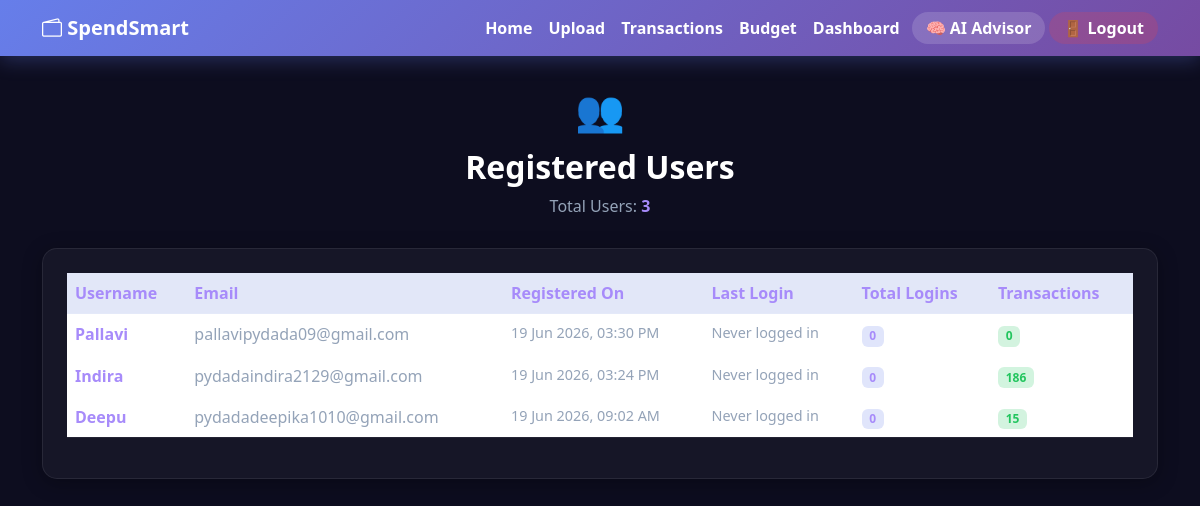
The app's page /admin (signed in) with its own data.
### models.py (models this page shows)
class User(db.Model):
    id = db.Column(db.Integer, primary_key=True)
    username = db.Column(db.String(50), unique=True, nullable=False)
    password = db.Column(db.String(200), nullable=False)
    email = db.Column(db.String(100), unique=True, nullable=False)
    created_at = db.Column(db.DateTime, default=datetime.utcnow)
    last_login = db.Column(db.DateTime, nullable=True)
    login_count = db.Column(db.Integer, default=0)

### app.py (the view)
@app.route('/admin')
@login_required
def admin():
    users = User.query.order_by(User.created_at.desc()).all()
    user_data = []
    for u in users:
        txn_count = Transaction.query.filter_by(user_id=u.id).count()
        user_data.append({
            'username': u.username,
            'email': u.email,
            'created_at': u.created_at.strftime('%d %b %Y, %I:%M %p') if u.created_at else 'N/A',
            'last_login': u.last_login.strftime('%d %b %Y, %I:%M %p') if u.last_login else 'Never logged in',
            'login_count': u.login_count or 0,
            'txn_count': txn_count
        })
    return render_template('admin.html', users=user_data, total_users=len(users))

### app.py (called while the page is built)
def login_required(f):
    @wraps(f)
    def decorated(*args, **kwargs):
        if 'user_id' not in session:
            return redirect(url_for('login'))
        return f(*args, **kwargs)
    return decorated

### templates/admin.html (shortened to what this page needs)
{% extends 'base.html' %}
{% block content %}
<div class="row mt-4 mb-5">
  <div class="col-12">
    <div style="text-align:center; margin-bottom:30px;">
      <div style="font-size:2.5rem; margin-bottom:8px;">👥</div>
      <h2 style="font-weight:800; color:#fff;">Registered Users</h2>
      <p style="color:#94a3b8;">Total Users: <strong style="color:#a78bfa;">{{ total_users }}</strong></p>
    </div>
    <div class="card p-4" style="border-radius:15px;">
      <div class="table-responsive">
        <table class="table table-hover">
          <thead style="background:#f8f9fa;">
            <tr>
              <th>Username</th>
              <th>Email</th>
              <th>Registered On</th>
              <th>Last Login</th>
              <th>Total Logins</th>
              <th>Transactions</th>
            </tr>
          </thead>
          <tbody>
            {% for u in users %}
            <tr>
              <td><strong style="color:#a78bfa;">{{ u.username }}</strong></td>
              <td style="color:#94a3b8;">{{ u.email }}</td>
              <td style="color:#94a3b8; font-size:0.9rem;">{{ u.created_at }}</td>
              <td style="color:#94a3b8; font-size:0.9rem;">{{ u.last_login }}</td>
              <td>
                <span class="badge" style="background:rgba(102,126,234,0.2); color:#a78bfa;">{{ u.login_count }}</span>
              </td>
              <td>
                <span class="badge" style="background:rgba(34,197,94,0.2); color:#22c55e;">{{ u.txn_count }}</span>
              </td>
            </tr>
            {% endfor %}
          </tbody>
        </table>
      </div>
    </div>
  </div>
</div>
{% endblock %}

### templates/base.html (style rules this page uses)
body { background-color: #0d0d1f; color: #e2e8f0; }
.card { border: 1px solid rgba(255,255,255,0.08); border-radius: 15px; background: rgba(255,255,255,0.04); box-shadow: 0 4px 20px rgba(0,0,0,0.3); color: #e2e8f0; }
.table { color: #e2e8f0; }
.table thead th { background: rgba(102,126,234,0.15); color: #a78bfa; border-color: rgba(255,255,255,0.08); }
.table tbody tr { border-color: rgba(255,255,255,0.06); }

### records on screen
User: username "Pallavi", email "pallavipydada09@gmail.com", created_at "19 Jun 2026, 03:30 PM", last_login "Never logged in", login_count "0", txn_count "0"
User: username "Indira", email "pydadaindira2129@gmail.com", created_at "19 Jun 2026, 03:24 PM", last_login "Never logged in", login_count "0", txn_count "186"
User: username "Deepu", email "pydadadeepika1010@gmail.com", created_at "19 Jun 2026, 09:02 AM", last_login "Never logged in", login_count "0", txn_count "15"

### other values on screen
{{ total_users }} "3"
